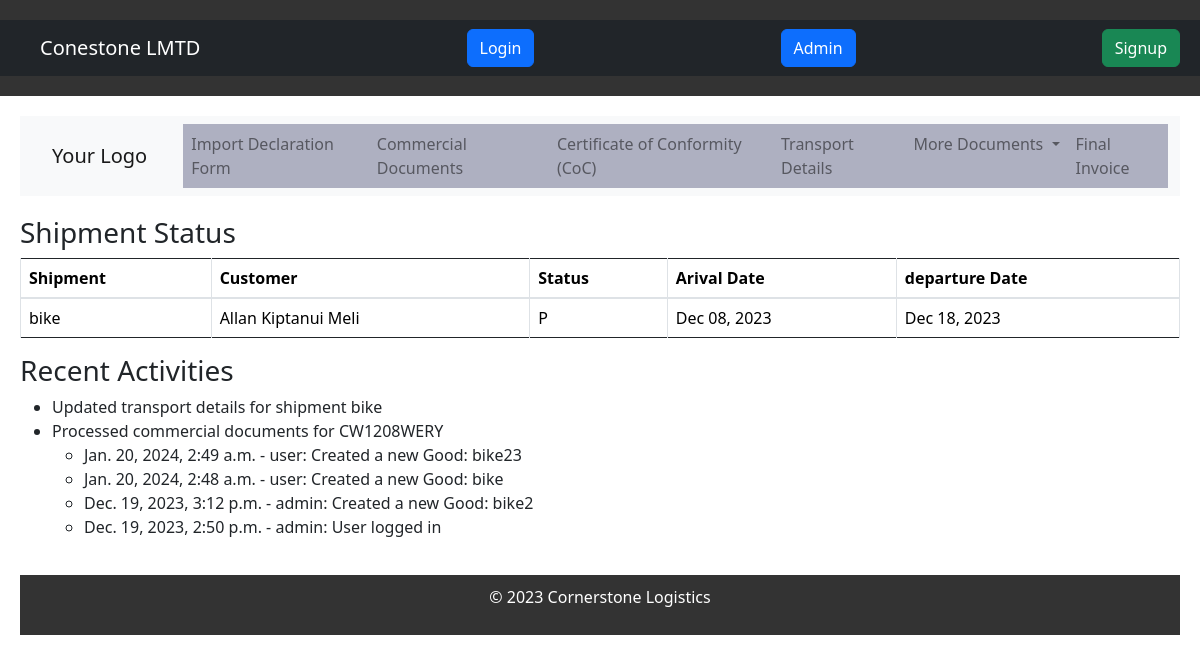
The page / on the database its author committed.
### ConerstoneLimmited/models.py (models this page shows, shortened)
class Shipment(models.Model):
    SHIPMENT_CHOICES = [
        ('Sea', 'Sea Freight'),
        ('Air', 'Cargo Plane'),
        ('Road', 'Road Freight'),
        ('Rail', 'Rail Freight'),
    ]
    VALIDATION_CHOICES = [('Pending', 'Pending'), ('Aproved', 'Approved'),
                          ('Failed', "Failed")]
    shipment_id = models.CharField(max_length=20, unique=True)
    shipping_method = models.CharField(max_length=20, choices=SHIPMENT_CHOICES)
    port_of_loading = models.CharField(max_length=20)
    number_of_containers = models.PositiveIntegerField()
    port_of_discharge = models.CharField(max_length=20)
    goods = models.ForeignKey(Goods, on_delete=models.CASCADE)
    shipper = models.ForeignKey(ForeignSupplier, on_delete=models.CASCADE)
    departure_date = models.DateField()
    arrival_date = models.DateField()
    shipment_status = models.CharField(max_length=20,
                                       choices=VALIDATION_CHOICES)

class Goods(models.Model):
    goods_id = models.CharField(max_length=20, unique=True)
    buyer = models.ForeignKey(User, on_delete =models.CASCADE)
    name = models.CharField(max_length=50, default=' ')
    price = models.DecimalField(default=0.00, max_digits=100, decimal_places=2)
    description = models.TextField()
    weight = models.DecimalField(max_digits=10, decimal_places=2)
    quantity = models.PositiveIntegerField(default=1)
    supplier = models.ForeignKey('ForeignSupplier', on_delete=models.CASCADE)
    inspection_status = models.BooleanField(default=False)

class ForeignSupplier(models.Model):
    supplier_id = models.CharField(max_length=20, unique=True)
    contact_details = models.CharField(max_length=50)
    GENDER_CHOICES = [
        ('M', 'Male'),
        ('F', 'Female'),
        ('O', 'Other'),
    ]
    name = models.CharField(max_length=50)
    email = models.EmailField(unique=True)
    age = models.PositiveIntegerField()
    gender = models.CharField(max_length=1, choices=GENDER_CHOICES)
    address = models.TextField()
    street_address = models.CharField(max_length=100)
    city = models.CharField(max_length=50)
    state = models.CharField(max_length=50)
    zip_code = models.CharField(max_length=10)
    contact_number = models.CharField(
        max_length=20,
        validators=[
            RegexValidator(
                r'^\+\d{1,20}$',
                'Enter a valid contact number starting with a + sign.'),
        ])

class Activity(models.Model):
    user = models.ForeignKey(User, on_delete=models.CASCADE)
    timestamp = models.DateTimeField(auto_now_add=True)
    description = models.CharField(max_length=100)

### ConerstoneLimmited/views.py (the view)
# urls.py: path('', views.home, name='home'),
def home(request):
    shipments = Shipment.objects.all()
    recent_activities = Activity.objects.order_by('-timestamp')[:5]
    return render(request, 'index.html', {'shipments': shipments, 'recent_activities': recent_activities})

### ConerstoneLimmited/templates/index.html (shortened to what this page needs)
{% extends 'base.html' %}
{% block content %}
  <div class="dashboard-container">
    <nav class="navbar navbar-expand-lg navbar-light bg-light">
      <div class="container-fluid">
          <a class="navbar-brand" href="#">Your Logo</a>
          <div class="collapse navbar-collapse" id="navbarNav">
              <ul class="navbar-nav">
                  <li class="nav-item">
                      <a class="nav-link" href="{% url 'upload_document' %}">Import Declaration Form</a>
                  </li>
                  <li class="nav-item">
                      <a class="nav-link" href="{% url 'upload_document' %}">Commercial Documents</a>
                  </li>
                  <li class="nav-item">
                      <a class="nav-link" href="{% url 'upload_document' %}">Certificate of Conformity (CoC)</a>
                  </li>
                  <li class="nav-item">
                      <a class="nav-link" href="{% url 'create_transport' %}">Transport Details</a>
                  </li>
                  <li class="nav-item dropdown">
                      <a class="nav-link dropdown-toggle" href="#" id="navbarDropdown" role="button" data-bs-toggle="dropdown" aria-expanded="false">
                          More Documents
                      </a>
                  </li>
                  <li class="nav-item">
                      <a class="nav-link" href="#">Final Invoice</a>
                  </li>
              </ul>
          </div>
      </div>
  </nav>
    <main>
<section class="dashboard-content">
  <div class="shipment-status">
    <h3>Shipment Status</h3>
     <div class="table-responsive">
       <table class="table table-bordered">
      <thead>
        <tr>
          <th>Shipment</th>
          <th>Customer</th>
          <th>Status</th>
          <th>Arival Date</th>
          <th>departure Date</th>
        </tr>
      </thead>
      <tbody>
        {% for shipment in shipments %}
        <tr>
            <td>{{ shipment.goods.name }}</td>
            <td>{{ shipment.goods.supplier.name }}</td>
            <td>{{ shipment.shipment_status }}</td>
            <td>{{ shipment.arrival_date|date:"M d, Y" }}</td>
          <td>{{ shipment.departure_date|date:"M d, Y" }}</td>
        </tr>
      </tbody>
    </table>
     </div>
  </div>
  <div class="additional-components">
    <h3>Recent Activities</h3>
    <ul>
      <li>Updated transport details for shipment {{shipment.goods.name}}</li>
      <li>Processed commercial documents for {{shipment.goods.goods_id}} </li>
{% endfor %}
      <div>
          <ul>
              {% for activity in recent_activities %}
                  <li>{{ activity.timestamp }} - {{ activity.user.username }}: {{ activity.description }}</li>
              {% endfor %}
          </ul>
      </div>
    </ul>
  </div>
</section>
    </main>
    <footer>
      <p>&copy; 2023 Cornerstone Logistics</p>
    </footer>
  </div>
{% endblock %}

### ConerstoneLimmited/templates/base.html (shortened to what this page needs)
{% load static %}
{% load crispy_forms_tags %}
{% load bootstrap5 %}
{% bootstrap_css %}
<!DOCTYPE html>
<html lang="en">
<head>
  <link rel="stylesheet" href="{% static 'css/style.css' %}">
  <link rel="stylesheet" href="{% static 'css/index.css' %}">
  <link href="https://cdn.jsdelivr.net/npm/bootstrap@5.3.2/dist/css/bootstrap.min.css" rel="stylesheet">
  <link rel="stylesheet" href="{% static 'css/bootstrap-datepicker.min.css' %}">
  <link rel="stylesheet" href="https://cdn.jsdelivr.net/npm/bootstrap@4.3.1/dist/css/bootstrap.min.css">
<link href="https://cdn.jsdelivr.net/npm/bootstrap@5.3.2/dist/css/bootstrap.min.css" rel="stylesheet">
</head>
<header>
  <nav class="navbar navbar-expand-lg navbar-dark bg-dark p-2">
    <div class="container-fluid">
      <a class="navbar-brand" href="{% url 'home' %}">Conestone LMTD</a>
      {% if user.is_authenticated %}
        <ul class="navbar-nav me-auto mb-2 mb-lg-0">
          <li class="nav-item"><a class="nav-link text-light" href="{% url 'home' %}">Home</a></li>
          <li class="nav-item dropdown">
            <a class="nav-link dropdown-toggle"  id="navbarDropdown" role="button" data-bs-toggle="dropdown" aria-haspopup="true" aria-expanded="false">
              Services
            </a>
            <div class="dropdown-menu" aria-labelledby="navbarDropdown">
              <a class="dropdown-item" href="{% url 'supplier_list' %}">Suppliers</a>
              <a class="dropdown-item" href="{% url 'upload_document' %}">Import Declaration Form</a>
              <a class="dropdown-item" href="{% url 'upload_document' %}">Commercial Documents</a>
              <a class="dropdown-item" href="{% url 'upload_document' %}">Certificate of Conformity (CoC)</a>
              <a class="dropdown-item" href="{% url 'create_transport' %}">Transport Details</a>
              <a class="dropdown-item" href="{% url 'third_party_fees_list' %}">3rd Party Documents & Fees</a>
              <a class="dropdown-item" href="{% url 'tax_payment_list' %}">Tax Payments</a>
              <a class="dropdown-item" href="#">Delivery Order</a>
              <a class="dropdown-item" href="#">Final Invoice</a>
            </div>
          </li>
        </ul>
        <div class="d-flex">
          <p class="text-light me-3 my-auto">{{ user.username }}</p>
          <a href="{% url 'logout' %}" class="btn btn-danger">Logout</a>
        </div>
      {% else %}
        <a href="{% url 'login' %}" class="btn btn-primary me-3">Login</a>
        <a href="admin" class="btn btn-primary me-3">Admin</a>
        <a href="{% url 'signup' %}" class="btn btn-success">Signup</a>
      {% endif %}
    </div>
  </nav>
</header>
<body class="">
  {% block content %}{% endblock content %}
  </body>
</html>

### ConerstoneLimmited/static/css/style.css (style rules this page uses)
a { text-decoration: none; text-decoration-line: none; text-underline-position: none; color: #00eeff; }

### ConerstoneLimmited/static/css/index.css (style rules this page uses)
body { font-family: 'Arial', sans-serif; margin: 0; padding: 0; box-sizing: border-box; width: 100%; }
.dashboard-container { margin: 0 auto; padding: 20px; }
header { text-align: center; padding: 20px 0; background-color: #333; color: #fff; }
nav ul { list-style: none; padding: 0; margin: 0; background-color: #aeb0c1; overflow: hidden; }
nav li { float: left; }
a { text-decoration:none }
nav a { display: block; padding: 15px 20px; text-decoration: none; color: #333; }
main { padding: 20px 0; }
footer { text-align: center; padding: 10px 0; background-color: #333; color: #fff; }

### rows shown on the page
Shipment: goods.name "bike", goods.supplier.name "Allan Kiptanui Meli", shipment_status "P", arrival_date "Dec 08, 2023", departure_date "Dec 18, 2023", goods.goods_id "CW1208WERY"
Activity: timestamp "Jan. 20, 2024, 2:49 a.m.", user.username "user", description "Created a new Good: bike23"
Activity: timestamp "Jan. 20, 2024, 2:48 a.m.", user.username "user", description "Created a new Good: bike"
Activity: timestamp "Dec. 19, 2023, 3:12 p.m.", user.username "admin", description "Created a new Good: bike2"
Activity: timestamp "Dec. 19, 2023, 2:50 p.m.", user.username "admin", description "User logged in"
